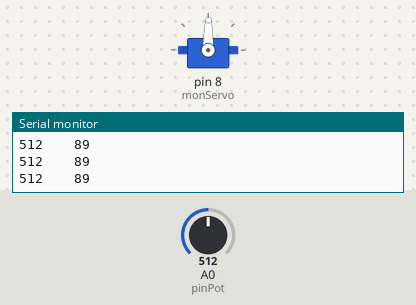
Bench run of a sketch on a simulated Arduino Uno, built with avr-gcc and run on an emulated ATmega328P. On the bench: servo, the last lines printed to the serial monitor. The inputs (shaded band) are chosen by the test bench; at power-on: A0 (pinPot) = 512.

Above: at 1.2 s.
1.3 s: A0 (pinPot) set to 716
At 1.6 s:
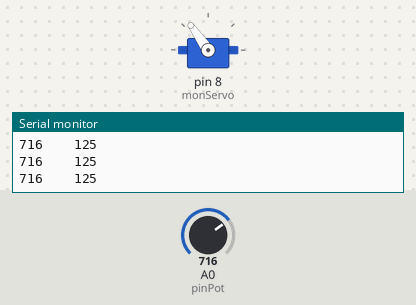
2.8 s: A0 (pinPot) set to 900
At 4.0 s:
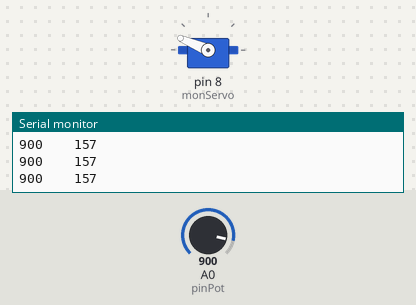
4.3 s: A0 (pinPot) set to 1023
At 5.5 s:
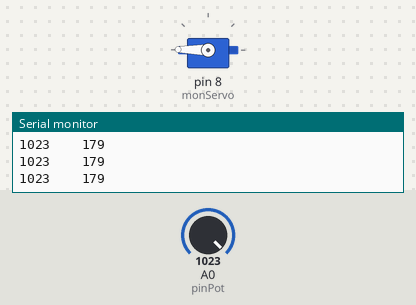
5.8 s: A0 (pinPot) set to 306
At 7.0 s:
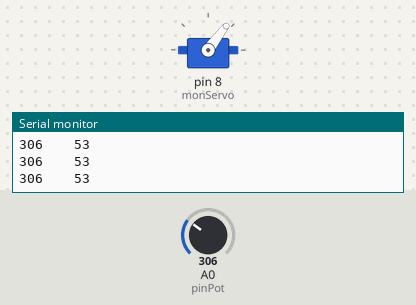
7.3 s: A0 (pinPot) set to 122
At 8.5 s:
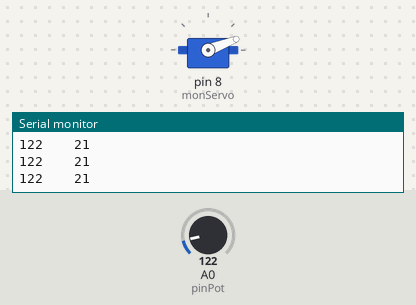
8.8 s: A0 (pinPot) set to 511
At 10.1 s:
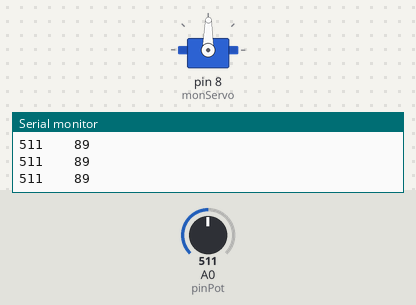
Timing chart, 0 to 11.3 s (numbered marks = the images above; inputs shaded):
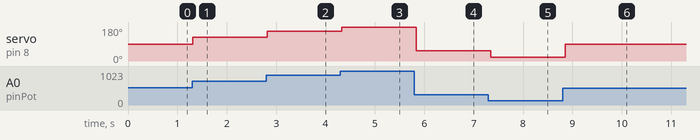

Measured:
- after the input at 1.3 s, servo on pin 8 (monServo): 89° → 125° at once
- after the input at 2.8 s, servo on pin 8 (monServo): 125° → 157° at once
- after the input at 4.3 s, servo on pin 8 (monServo): 157° → 179° at once
- after the input at 5.8 s, servo on pin 8 (monServo): 179° → 53° at once
- after the input at 7.3 s, servo on pin 8 (monServo): 53° → 21° at once
- after the input at 8.8 s, servo on pin 8 (monServo): 21° → 89° after 0.05 s

The sketch:

Projet19.ino
```cpp
#include <Servo.h>

int pinPot = 0;
int delai = 100;
int valeurPot, angle;
Servo monServo;


void setup()
{
    Serial.begin(9600);
    monServo.attach(8);
}

void loop()
{
    valeurPot = analogRead(pinPot);
    Serial.print(valeurPot);
    Serial.print("    ");
    angle = map(valeurPot, 0, 1023, 0, 179);
    Serial.println(angle);
    monServo.write(angle);
    delay(delai);
}
```
